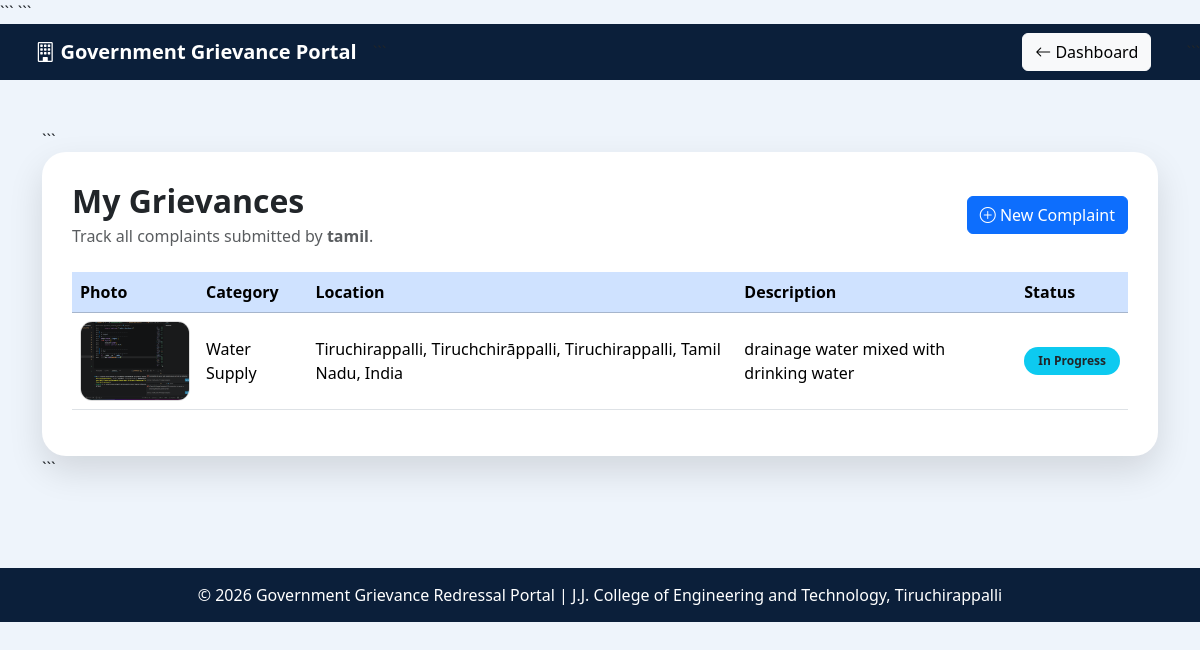
Page /my_grievances (signed in) on the committed database.
### tables this page shows
CREATE TABLE grievances (
            id INTEGER PRIMARY KEY AUTOINCREMENT,
            username TEXT NOT NULL,
            category TEXT NOT NULL,
            location TEXT NOT NULL,
            description TEXT NOT NULL,
            photo TEXT,
            status TEXT DEFAULT 'Pending'
        );

### app.py (the view)
@app.route("/my_grievances")
def my_grievances():
    if "username" not in session:
        return redirect("/login")
    conn = sqlite3.connect("database.db")
    cursor = conn.cursor()
    cursor.execute(
        """
        SELECT category, location, description, status, photo
        FROM grievances
        WHERE username=?
        ORDER BY id DESC
        """,
        (session["username"],),
    )
    grievances = cursor.fetchall()
    conn.close()
    return render_template(
        "my_grievances.html",
        grievances=grievances,
        username=session["username"],
    )

### templates/my_grievances.html (shortened to what this page needs)
<!DOCTYPE html>
<html lang="en">
<head>
<link href="https://cdn.jsdelivr.net/npm/bootstrap@5.3.3/dist/css/bootstrap.min.css" rel="stylesheet">
<link href="https://cdn.jsdelivr.net/npm/bootstrap-icons@1.11.3/font/bootstrap-icons.css" rel="stylesheet">
```
</head>
<body>
<nav class="navbar navbar-expand-lg navbar-dark navbar-custom">
    <div class="container">
        <a class="navbar-brand fw-bold" href="/dashboard">
            <i class="bi bi-building"></i> Government Grievance Portal
        </a>
    <div class="ms-auto">
        <a href="/dashboard" class="btn btn-light">
            <i class="bi bi-arrow-left"></i> Dashboard
        </a>
    </div>
</div>
```
</nav>
<div class="container py-5">
```
<div class="page-card">
    <div class="d-flex justify-content-between align-items-center mb-4">
        <div>
            <h2 class="fw-bold mb-1">My Grievances</h2>
            <p class="text-muted mb-0">
                Track all complaints submitted by <strong>{{ username }}</strong>.
            </p>
        </div>
        <a href="/report" class="btn btn-primary">
            <i class="bi bi-plus-circle"></i> New Complaint
        </a>
    </div>
    {% if grievances %}
    <div class="table-responsive">
        <table class="table table-hover align-middle">
            <thead class="table-primary">
                <tr>
                    <th>Photo</th>
                    <th>Category</th>
                    <th>Location</th>
                    <th>Description</th>
                    <th>Status</th>
                </tr>
            </thead>
            <tbody>
            {% for grievance in grievances %}
                <tr>
                    <td>
                        {% if grievance[4] %}
                            <img
                                src="{{ url_for('static', filename='uploads/' + grievance[4]) }}"
                                class="photo-thumb"
                                alt="Damage Photo"
                            >
                        {% else %}
                            <span class="text-muted">No Photo</span>
                        {% endif %}
                    </td>
                    <td>{{ grievance[0] }}</td>
                    <td>{{ grievance[1] }}</td>
                    <td>{{ grievance[2] }}</td>
                    <td>
                        {% if grievance[3] == 'Pending' %}
                            <span class="badge bg-warning text-dark status-badge">
                                Pending
                            </span>
                        {% elif grievance[3] == 'In Progress' %}
                            <span class="badge bg-info text-dark status-badge">
                                In Progress
                            </span>
                        {% elif grievance[3] == 'Resolved' %}
                            <span class="badge bg-success status-badge">
                                Resolved
                            </span>
                        {% else %}
                            <span class="badge bg-secondary status-badge">
                                {{ grievance[3] }}
                            </span>
                        {% endif %}
                    </td>
                </tr>
            {% endfor %}
            </tbody>
        </table>
    </div>
    {% endif %}
</div>
```
</div>
<footer>
    © 2026 Government Grievance Redressal Portal | J.J. College of Engineering and Technology, Tiruchirappalli
</footer>
</body>
</html>

### templates/my_grievances.html (style rules this page uses)
body { font-family:'Segoe UI', sans-serif; background:#eef4fb; }
.navbar-custom { background:#0b1f3a; }
.page-card { background:white; border-radius:24px; padding:30px; box-shadow:0 15px 35px rgba(0,0,0,0.12); }
.photo-thumb { width:110px; height:80px; object-fit:cover; border-radius:12px; border:1px solid #ddd; }
.status-badge { padding:8px 14px; border-radius:20px; font-weight:600; }
footer { background:#0b1f3a; color:white; text-align:center; padding:15px; margin-top:40px; }

### rows in the picture
grievances: username "tamil", photo (picture), category "Water Supply", location "Tiruchirappalli, Tiruchchirāppalli, Tiruchirappalli, Tamil Nadu, India", description "drainage water mixed with drinking water", status "In Progress"
